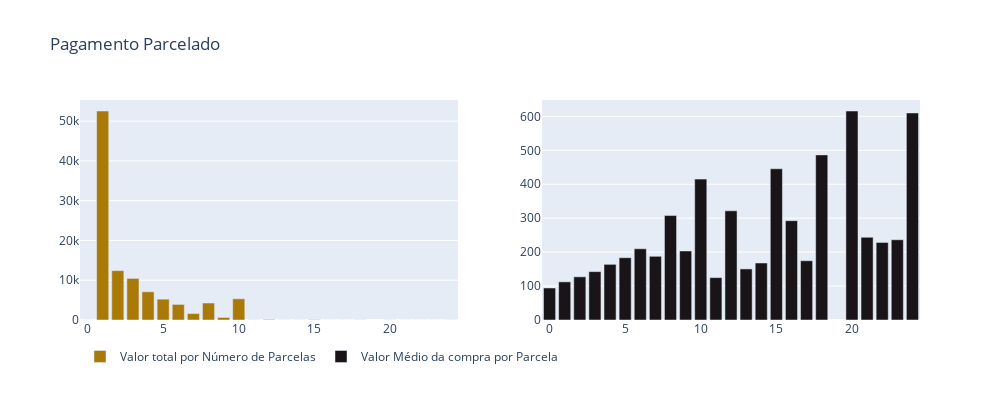

Notebook code for this chart:
### Code cell
# Plot

# Gráfico 1
trace0 = go.Bar(x = ins_count.index,
                y = ins_count.values,
                name = 'Valor total por Número de Parcelas',
                marker = dict(color  = 'rgb(170,122,9)'))

# Gráfico 2
trace1 = go.Bar(x = ins_mean.index,
                y = ins_mean.values,
                name = 'Valor Médio da compra por Parcela',
                marker = dict(color = 'rgb(24,20,24)'))

# Layout
fig = tools.make_subplots(rows = 1, cols = 2, print_grid = False)
fig.append_trace(trace0, 1, 1)
fig.append_trace(trace1, 1, 2)
fig['layout'].update(height = 400, width = 1000, title = 'Pagamento Parcelado', legend = dict(orientation = "h"))
fig.show()

### Figure 1 — Plotly figure (JSON) as saved in the notebook; plotly's stock layout.template omitted (floating-point values rounded to 4 significant figures)
{"data": [{"marker": {"color": "rgb(170,122,9)"}, "name": "Valor total por Número de Parcelas", "type": "bar", "x": [0, 1, 2, 3, 4, 5, 6, 7, 8, 9, 10, 11, 12, 13, 14, 15, 16, 17, 18, 20, 21, 22, 23, 24], "xaxis": "x", "y": [2, 52546, 12413, 10461, 7098, 5239, 3920, 1626, 4268, 644, 5328, 23, 133, 16, 15, 74, 5, 8, 27, 17, 3, 1, 1, 18], "yaxis": "y"}, {"marker": {"color": "rgb(24,20,24)"}, "name": "Valor Médio da compra por Parcela", "type": "bar", "x": [0, 1, 2, 3, 4, 5, 6, 7, 8, 9, 10, 11, 12, 13, 14, 15, 16, 17, 18, 20, 21, 22, 23, 24], "xaxis": "x2", "y": [94.31, 112.4, 127.2, 142.5, 164.0, 183.5, 209.8, 187.7, 307.7, 203.4, 415.1, 124.9, 321.7, 150.5, 168.0, 445.6, 292.7, 174.6, 486.5, 615.8, 243.7, 228.7, 236.5, 610.0], "yaxis": "y2"}], "layout": {"height": 400, "legend": {"orientation": "h"}, "title": {"text": "Pagamento Parcelado"}, "width": 1000, "xaxis": {"anchor": "y", "domain": [0, 0.45]}, "xaxis2": {"anchor": "y2", "domain": [0.55, 1]}, "yaxis": {"anchor": "x", "domain": [0, 1]}, "yaxis2": {"anchor": "x2", "domain": [0, 1]}}}
